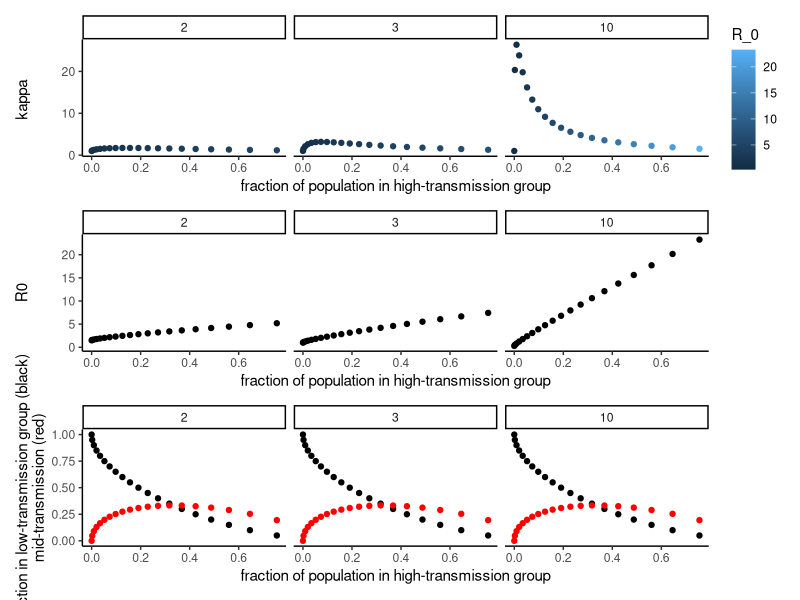

The R source for this figure:
###########################################################
# Set some params, this will eventually get moved to another script when we makify
midRNum <- 3
scaleRNum <- c(2, 3, 10)
xChoice <- c("low", "mid")

##############################################################
# load some packages
library(dplyr)
library(purrr)
library(ggplot2)

#####################################################
# create some functions to help out here
cmptMod <- function(x, xChoice = c("low", "mid"), midRNum, scaleRNum){
    # define probabilities for each of three compartments
    if(xChoice == "mid"){
        eps <- max((-sqrt((x-1)^2-4*x^2)+(1-x))/(2*x)
                  , (sqrt((x-1)^2-4*x^2)+(1-x))/(2*x))
        low <- x/eps
        mid <- x
        high <- x*eps
    }
    if(xChoice == "low"){
        eps <- max((-sqrt(-3*(x)^2+4*x)-x)/(2*x)
                   , (sqrt(-3*(x)^2+4*x)-x)/(2*x) )
        low <- x
        mid <- x*eps
        high <- x*eps^2
    }
    # compute the reproductive numbers for the three compartments
    lowR <- midRNum/scaleRNum
    midR <- midRNum
    highR <- midRNum * scaleRNum
    
    return(list(fracs = c(low, mid, high), pars = c(eps
                      , xChoice,  scaleRNum), rNums = c(lowR, midR, highR)))
}


# Note to self: Right now, this is not at all set up to have fixed R0, but might 
# be able to do a small amt of math to get there (i.e., we rescale)

# compute emergent heterogeneity at driver level
# assuming here no serial compartments, meanR = R for each group
R0 <- function(dat){
    with(dat, sum(fracs*rNums))
         }

# dat1 <- cmptMod(0.1, xChoice = "low", midRNum = midRNum, scaleRNum = scaleRNum[1])
# dat1 <- list(fracs = 1, rNums = 3)
# dat1 <- list(fracs = c(1/3, 1/3, 1/3), rNums = c(3,3,3))
# 
# R0(dat1)

compVar <- function(dat){
    (with(dat, sum(fracs*2*rNums^2)) # This is only true if there is only one 
     # infectious compartment per group and no exposed class(es)
    - with(dat, sum(fracs*rNums)^2)
    )
}

# compVar (dat1)

#########################################
# do a pile of simulations

emerge <- map_dfr(scaleRNum, function(scaleR){
    map_dfr(seq(0.05, 1, 0.05), function(x){
        dat <- cmptMod(
            x = x, xChoice = "low", midRNum = midRNum, scaleRNum = scaleR)
        R_0 <- R0(dat)
        kappa <- compVar(dat)/R_0^2
        return(data.frame(eps = as.numeric(dat$pars[1]), epsMethod = dat$pars[2]
                          , transmissionScaler = as.numeric(dat$pars[3])
                          , lowFrac = dat$fracs[1]
                          , midFrac = dat$fracs[2]
                          , highFrac = dat$fracs[3]
                          , R_0, kappa ))
    })
})


kappaPlot <- emerge %>% 
    ggplot(aes(highFrac, kappa, color = R_0))+
    geom_point()+
    facet_grid(~transmissionScaler) +
    theme_classic() +
    labs(x = "fraction of population in high-transmission group", y ="kappa \n")


fractionPlot <- emerge %>%
    ggplot(aes(highFrac, lowFrac)) +
    geom_point() +
    geom_point(aes(y = midFrac), color = "red") + 
    theme_classic() +
    facet_grid(~transmissionScaler) +
    labs(x = "fraction of population in high-transmission group"
         , y = "fraction in low-transmission group (black)\nmid-transmission (red)")

R0Plot <- emerge %>%
    ggplot(aes(highFrac, R_0)) +
    geom_point() +
    theme_classic() +
    facet_grid(~transmissionScaler) +
    labs(x = "fraction of population in high-transmission group"
         , y = "R0\n")

library(patchwork)

pdf("kappas_in_3-class.pdf")
kappaPlot/R0Plot/fractionPlot
dev.off()
